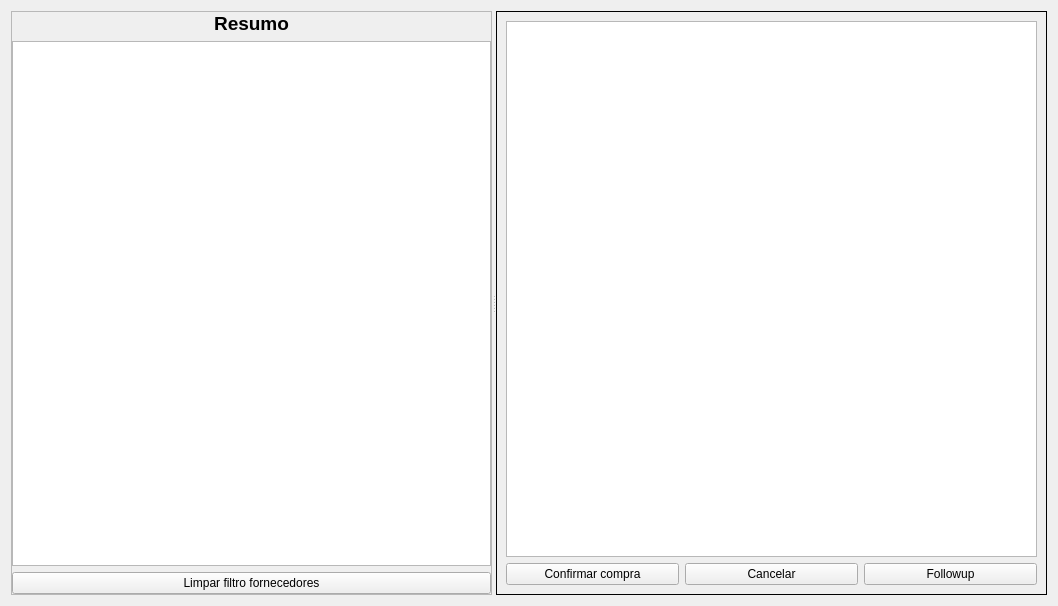
<?xml version="1.0" encoding="UTF-8"?>
<ui version="4.0">
 <class>WidgetCompraConfirmar</class>
 <widget class="QWidget" name="WidgetCompraConfirmar">
  <property name="geometry">
   <rect>
    <x>0</x>
    <y>0</y>
    <width>1058</width>
    <height>606</height>
   </rect>
  </property>
  <property name="windowTitle">
   <string>Form</string>
  </property>
  <layout class="QGridLayout" name="gridLayout_3">
   <item row="0" column="0">
    <widget class="QSplitter" name="splitter">
     <property name="orientation">
      <enum>Qt::Horizontal</enum>
     </property>
     <widget class="QFrame" name="frame">
      <property name="frameShape">
       <enum>QFrame::StyledPanel</enum>
      </property>
      <property name="frameShadow">
       <enum>QFrame::Raised</enum>
      </property>
      <layout class="QVBoxLayout" name="verticalLayout">
       <property name="leftMargin">
        <number>0</number>
       </property>
       <property name="topMargin">
        <number>0</number>
       </property>
       <property name="rightMargin">
        <number>0</number>
       </property>
       <property name="bottomMargin">
        <number>0</number>
       </property>
       <item>
        <widget class="QLabel" name="labelCompras_10">
         <property name="font">
          <font>
           <pointsize>14</pointsize>
           <weight>75</weight>
           <bold>true</bold>
          </font>
         </property>
         <property name="text">
          <string>Resumo</string>
         </property>
         <property name="alignment">
          <set>Qt::AlignCenter</set>
         </property>
        </widget>
       </item>
       <item>
        <widget class="TableView" name="tableResumo">
         <property name="sizePolicy">
          <sizepolicy hsizetype="Preferred" vsizetype="Expanding">
           <horstretch>0</horstretch>
           <verstretch>0</verstretch>
          </sizepolicy>
         </property>
         <property name="editTriggers">
          <set>QAbstractItemView::NoEditTriggers</set>
         </property>
         <property name="selectionMode">
          <enum>QAbstractItemView::SingleSelection</enum>
         </property>
         <property name="selectionBehavior">
          <enum>QAbstractItemView::SelectRows</enum>
         </property>
         <property name="sortingEnabled">
          <bool>true</bool>
         </property>
        </widget>
       </item>
       <item>
        <widget class="QPushButton" name="pushButtonLimparFiltro">
         <property name="text">
          <string>Limpar filtro fornecedores</string>
         </property>
        </widget>
       </item>
      </layout>
     </widget>
     <widget class="QFrame" name="frame_2">
      <property name="frameShape">
       <enum>QFrame::Box</enum>
      </property>
      <property name="frameShadow">
       <enum>QFrame::Plain</enum>
      </property>
      <layout class="QGridLayout" name="gridLayout_2">
       <item row="1" column="1">
        <widget class="QPushButton" name="pushButtonCancelarCompra">
         <property name="enabled">
          <bool>true</bool>
         </property>
         <property name="text">
          <string>Cancelar</string>
         </property>
        </widget>
       </item>
       <item row="1" column="0">
        <widget class="QPushButton" name="pushButtonConfirmarCompra">
         <property name="text">
          <string>Confirmar compra</string>
         </property>
        </widget>
       </item>
       <item row="1" column="2">
        <widget class="QPushButton" name="pushButtonFollowup">
         <property name="text">
          <string>Followup</string>
         </property>
        </widget>
       </item>
       <item row="0" column="0" colspan="3">
        <widget class="TableView" name="table">
         <property name="mouseTracking">
          <bool>true</bool>
         </property>
         <property name="editTriggers">
          <set>QAbstractItemView::NoEditTriggers</set>
         </property>
         <property name="selectionMode">
          <enum>QAbstractItemView::SingleSelection</enum>
         </property>
         <property name="selectionBehavior">
          <enum>QAbstractItemView::SelectRows</enum>
         </property>
         <property name="sortingEnabled">
          <bool>true</bool>
         </property>
         <attribute name="horizontalHeaderStretchLastSection">
          <bool>false</bool>
         </attribute>
        </widget>
       </item>
      </layout>
     </widget>
    </widget>
   </item>
  </layout>
 </widget>
 <customwidgets>
  <customwidget>
   <class>TableView</class>
   <extends>QTableView</extends>
   <header>src/tableview.h</header>
  </customwidget>
 </customwidgets>
 <tabstops>
  <tabstop>tableResumo</tabstop>
  <tabstop>table</tabstop>
  <tabstop>pushButtonConfirmarCompra</tabstop>
  <tabstop>pushButtonCancelarCompra</tabstop>
 </tabstops>
 <resources/>
 <connections/>
</ui>
